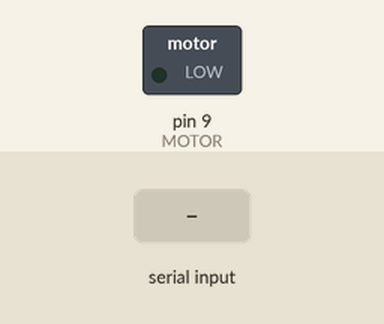
This sketch was run on a simulated Arduino Uno, built with avr-gcc and run on an emulated ATmega328P. On the bench: switched loads named in the sketch (green lamp = pin HIGH). The inputs (shaded band) are chosen by the test bench. What the sketch prints to the serial monitor is not drawn.

Above: at 1.3 s.
1.4 s: "h" received over the second serial link
At 1.8 s:
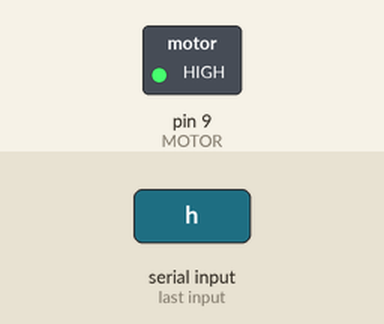
2.9 s: "n" received over the second serial link
At 4.1 s:
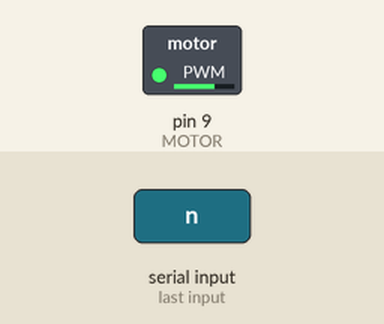
4.4 s: "l" received over the second serial link
At 5.2 s:
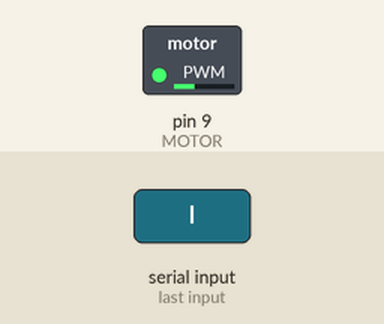
5.9 s: "h" received over the second serial link
At 6.4 s:
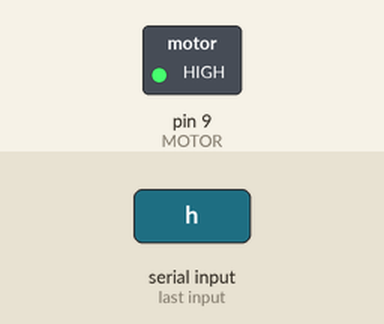
Timing chart, 0 to 8.4 s (numbered marks = the images above; inputs shaded):
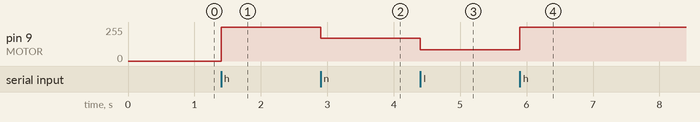

The sketch:

bluetooth_fan.ino
```cpp
#include <SoftwareSerial.h>

int bluetoothTx = 2;
int bluetoothRx = 3;

SoftwareSerial bluetooth(bluetoothTx, bluetoothRx);
int MOTOR = 9;

void setup()
{
  Serial.begin(9600);  // Begin the serial monitor at 9600bps

  bluetooth.begin(115200);  // The Bluetooth Mate defaults to 115200bps
  bluetooth.print("$");  // Print three times individually
  bluetooth.print("$");
  bluetooth.print("$");  // Enter command mode
  delay(100);  // Short delay, wait for the Mate to send back CMD
  bluetooth.println("U,9600,N");  // Temporarily Change the baudrate to 9600, no parity
  // 115200 can be too fast at times for NewSoftSerial to relay the data reliably
  bluetooth.begin(9600);  // Start bluetooth serial at 9600

  pinMode(MOTOR, OUTPUT);  // Set pinmode

  Serial.println("HI");
}

void loop()
{
  if(bluetooth.available()){
    char data = (char)bluetooth.read();
    Serial.print(data);

    // High intensity
    if(data == 'h'){
      analogWrite(MOTOR, 255);
    }

    // Normal intensity
    if(data == 'n'){
      analogWrite(MOTOR, 170);
    }

    // Low intensity
    if(data == 'l'){
      analogWrite(MOTOR, 85);
    }

    // Turn off
    if(data == 'f'){
      analogWrite(MOTOR, 0);
    }
  }

  if(Serial.available()){
    bluetooth.print((char)Serial.read());
  }
}
```

Measured:
- after the input at 1.4 s, pin 9 (MOTOR): 0/255 → 255/255 at once
- after the input at 2.9 s, pin 9 (MOTOR): 255/255 → 170/255 at once
- after the input at 4.4 s, pin 9 (MOTOR): 170/255 → 85/255 at once
- after the input at 5.9 s, pin 9 (MOTOR): 85/255 → 255/255 at once
